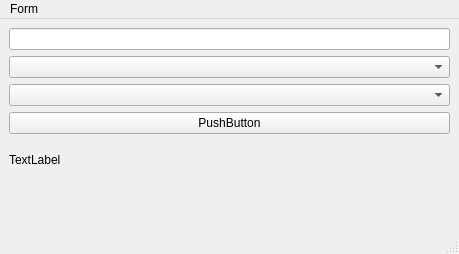
<?xml version="1.0" encoding="UTF-8"?>
<ui version="4.0">
 <class>MainWindow</class>
 <widget class="QMainWindow" name="MainWindow">
  <property name="geometry">
   <rect>
    <x>0</x>
    <y>0</y>
    <width>459</width>
    <height>254</height>
   </rect>
  </property>
  <property name="windowTitle">
   <string>MainWindow</string>
  </property>
  <widget class="QWidget" name="Form">
   <layout class="QVBoxLayout" name="verticalLayout_2">
    <item>
     <layout class="QVBoxLayout">
      <item>
       <widget class="QLineEdit" name="input_amount"/>
      </item>
      <item>
       <widget class="QComboBox" name="comboBox_from"/>
      </item>
      <item>
       <widget class="QComboBox" name="comboBox_to"/>
      </item>
      <item>
       <widget class="QPushButton" name="convert_button">
        <property name="text">
         <string>PushButton</string>
        </property>
       </widget>
      </item>
      <item>
       <widget class="QLabel" name="result_label">
        <property name="text">
         <string>TextLabel</string>
        </property>
       </widget>
      </item>
      <item>
       <widget class="QLabel" name="titleLabel">
        <property name="text">
         <string/>
        </property>
       </widget>
      </item>
     </layout>
    </item>
   </layout>
  </widget>
  <widget class="QMenuBar" name="menubar">
   <property name="geometry">
    <rect>
     <x>0</x>
     <y>0</y>
     <width>459</width>
     <height>18</height>
    </rect>
   </property>
   <widget class="QMenu" name="menuForm">
    <property name="title">
     <string>Form</string>
    </property>
   </widget>
   <addaction name="menuForm"/>
  </widget>
  <widget class="QStatusBar" name="statusbar"/>
 </widget>
 <resources/>
 <connections/>
</ui>
